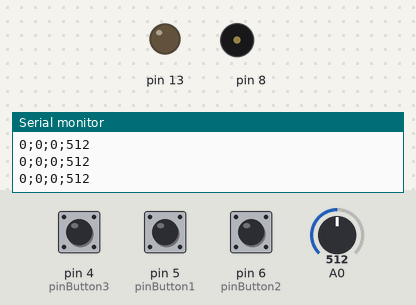
The sketch below on a simulated Arduino Uno, built with avr-gcc and run on an emulated ATmega328P. Parts: output pins drawn as LEDs (lit = HIGH), buzzer (waves = sounding), the last lines printed to the serial monitor. Inputs (shaded band) come from the test bench; at power-on: pin 4 (pinButton3) HIGH, A0 = 512, pin 5 (pinButton1) HIGH, pin 6 (pinButton2) HIGH.

Above: at 1.2 s.
1.3 s: pin 4 (pinButton3) pulled LOW for 0.15 s
At 1.38 s:
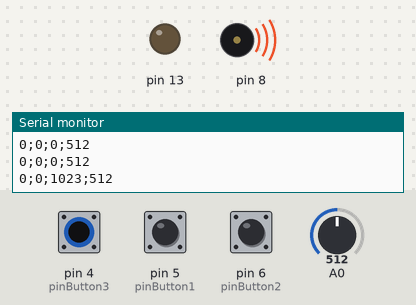
2.9 s: A0 set to 110
4.4 s: A0 set to 94
7.4 s: pin 5 (pinButton1) pulled LOW for 0.15 s
At 7.9 s:
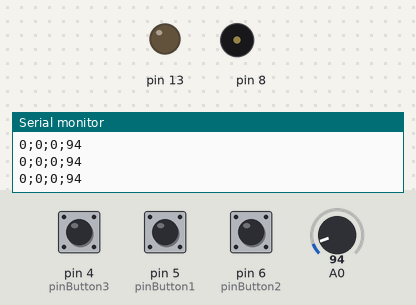
10.5 s: pin 6 (pinButton2) pulled LOW for 0.15 s
At 10.58 s:
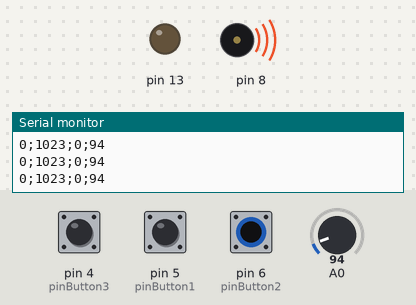
13.6 s: pin 6 (pinButton2) pulled LOW for 3.2 s
At 17.7 s:
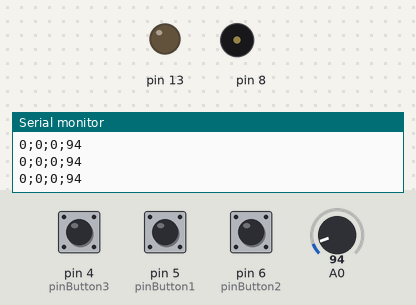
Timing chart, 0 to 19.2 s (numbered marks = the images above; inputs shaded):
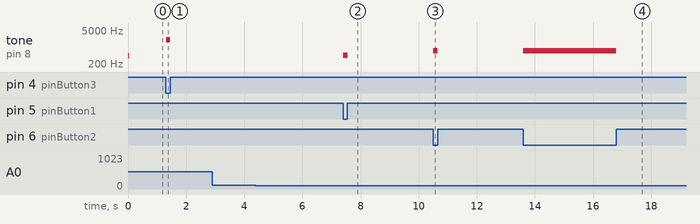

Measured:
- after the input at 1.3 s, tone on pin 8: silent → 2001 Hz at once, → silent 0.15 s later
- after the input at 7.4 s, tone on pin 8: silent → 457 Hz at once, → silent 0.15 s later
- after the input at 10.5 s, tone on pin 8: silent → 685 Hz at once, → silent 0.16 s later
- after the input at 13.6 s, tone on pin 8: silent → 685 Hz at once, → silent 3.2 s later

The sketch:

Pandiva_v0_0_1.ino
```cpp
/*
  Batebit Artesania Digital
 Pandiva v0.0.1
 */

boolean lightStatus = false;
boolean lockButton1 = false;
boolean lockTurnButton1 = true;
boolean lockButton2 = false;
boolean lockTurnButton2 = true;
boolean lockButton3 = false;
boolean lockTurnButton3 = true;
int frequencia = 0;

int pinButton1 = 5;
int pinButton2 = 6;
int pinButton3 = 4;

// the setup routine runs once when you press reset:
void setup() {
  // initialize serial communication at 9600 bits per second:
  Serial.begin(9600);
  pinMode(13, OUTPUT);
  pinMode(pinButton1, INPUT_PULLUP);
  pinMode(pinButton2, INPUT_PULLUP);
  pinMode(pinButton3, INPUT_PULLUP);
  tone(8,440);
  delay(50);
  noTone(8);
}

void loop() {

  int vara = analogRead(A0);

  int button1 = 1023-(int(digitalRead(pinButton1))*1023);
  int button2 = 1023-(int(digitalRead(pinButton2))*1023);
  int button3 = 1023-(int(digitalRead(pinButton3))*1023);

  frequencia = map(vara, 0, 1023, 200, 3000);

  if(button1 > 512){
    tone(8, frequencia);
    lockButton1 = true;
  } else {
    lockButton1 = false;
  }

  if(button2 > 512){
    tone(8, (frequencia*3)/2);
    lockButton2 = true;
  } else {
    lockButton2 = false;
  }

  if(button3 > 512){
    tone(8, (frequencia*5)/4);
    lockButton3 = true;
  } else {
    lockButton3 = false;
  }

  if(!lockButton1 && !lockButton2 && !lockButton3){
    noTone(8);
  }


  //digitalWrite(13, lightStatus);
  char divisor = ';';
  Serial.print(button1);
  Serial.print(divisor);
  Serial.print(button2);
  Serial.print(divisor);
  Serial.print(button3);
  Serial.print(divisor);
  Serial.println(vara);
  //Serial.println("\t");
  delay(10);        // delay in between reads for stability
}
```
